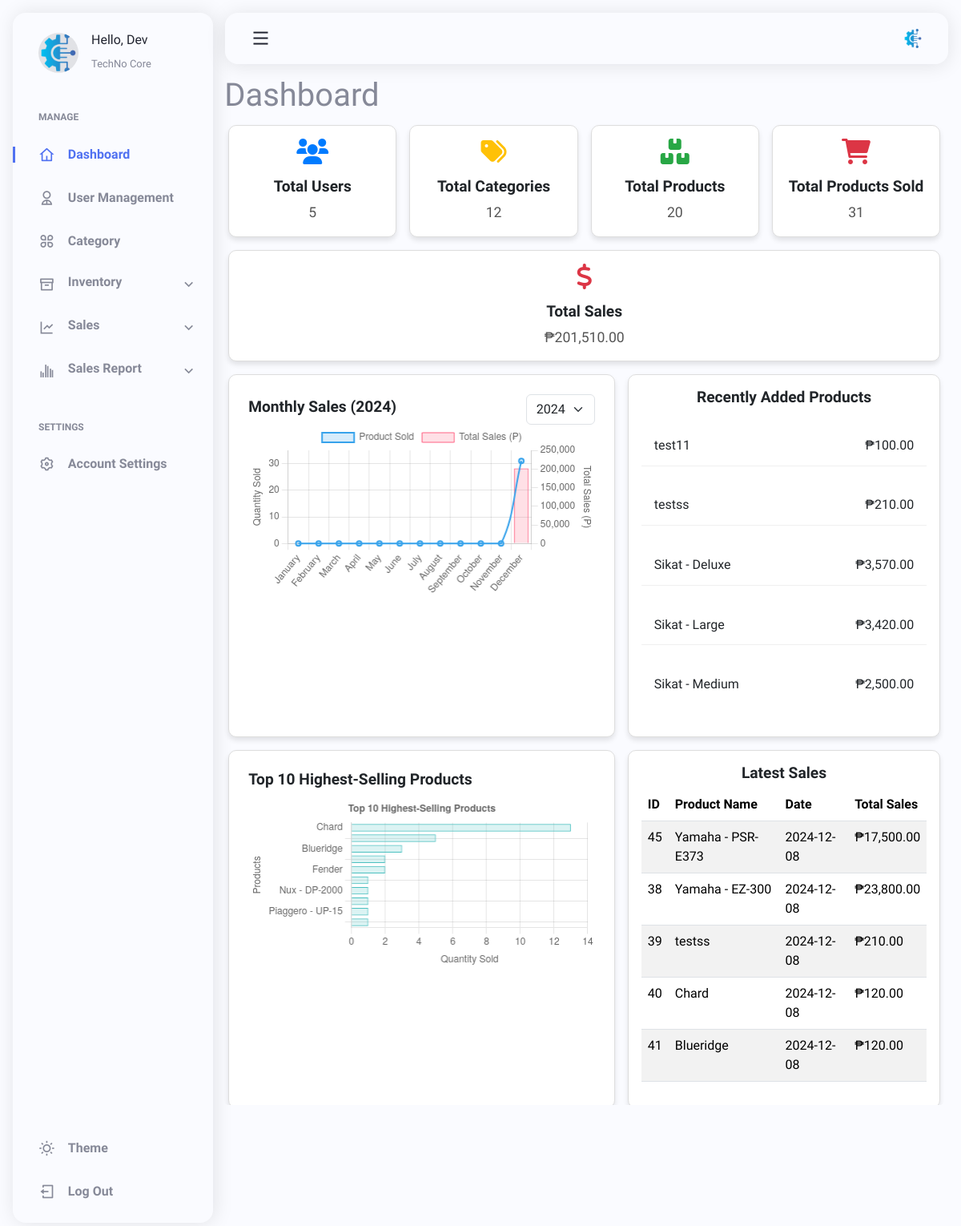
The page /pages/dev_dashboard.php (signed in) on the database as committed earlier.
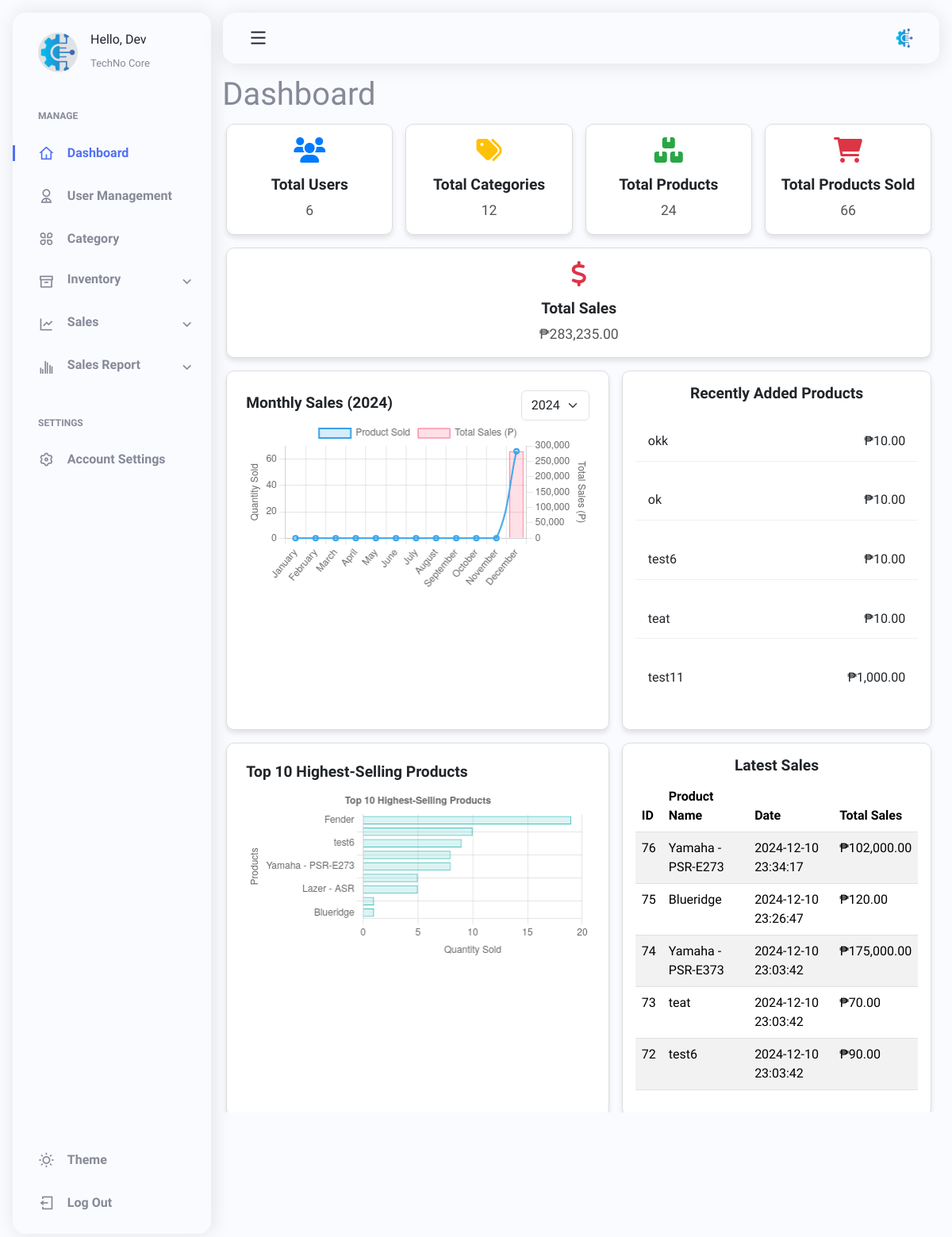
The same page on the database as committed later.
### tables this page shows
CREATE TABLE `products` (
  `prod_id` int(11) UNSIGNED NOT NULL,
  `photo` varchar(255) DEFAULT NULL,
  `name` varchar(255) NOT NULL,
  `quantity` varchar(50) DEFAULT NULL,
  `prod_brand` varchar(100) DEFAULT NULL,
  `prod_model` varchar(100) DEFAULT NULL,
  `sale_price` decimal(25,2) NOT NULL,
  `categorie_id` int(11) UNSIGNED NOT NULL,
  `media_id` int(11) DEFAULT 0,
  `created_at` timestamp NOT NULL DEFAULT current_timestamp(),
  `updated_at` timestamp NULL DEFAULT NULL
);

CREATE TABLE `sales` (
  `sales_id` int(10) UNSIGNED NOT NULL,
  `product_id` int(10) UNSIGNED NOT NULL,
  `qty` int(11) NOT NULL,
  `unit_price` decimal(25,2) NOT NULL,
  `total_price` decimal(25,2) NOT NULL,
  `transaction_id` varchar(50) NOT NULL,
  `payment_method` varchar(50) NOT NULL,
  `seller_id` int(10) UNSIGNED NOT NULL,
  `customer_id` int(10) UNSIGNED DEFAULT NULL,
  `date` datetime NOT NULL DEFAULT current_timestamp(),
  `status` enum('completed','pending','cancelled') DEFAULT 'completed',
  `receipt_file` varchar(255) DEFAULT NULL
);

### pages/dev_dashboard.php (the view, shortened to what the changed rows need)
<?php
include('../layouts/header.php');
require_once '../includes/load.php';
$totalUsersStmt = $conn->prepare("SELECT COUNT(*) AS total_users FROM users");
$totalUsersStmt->execute();
$totalUsers = $totalUsersStmt->fetch(PDO::FETCH_ASSOC)['total_users'];
$totalProductsStmt = $conn->prepare("SELECT COUNT(*) AS total_products FROM products");
$totalProductsStmt->execute();
$totalProducts = $totalProductsStmt->fetch(PDO::FETCH_ASSOC)['total_products'];
$currentYear = isset($_GET['year']) ? (int) $_GET['year'] : date('Y');
$latestSalesStmt = $conn->prepare("
    SELECT s.sales_id, p.name AS product_name, s.date, s.total_price
    FROM sales s
    JOIN products p ON s.product_id = p.prod_id
    ORDER BY s.date DESC
    LIMIT 5
");
$latestSalesStmt->execute();
$latestSales = $latestSalesStmt->fetchAll(PDO::FETCH_ASSOC);
$recentProductsStmt = $conn->prepare("
    SELECT name, sale_price
    FROM products
    ORDER BY created_at DESC
    LIMIT 5
");
$recentProductsStmt->execute();
$recentProducts = $recentProductsStmt->fetchAll(PDO::FETCH_ASSOC);
$selectedYear = isset($_GET['year']) ? (int) $_GET['year'] : date('Y');
$totalSalesStmt = $conn->prepare("
    SELECT SUM(total_price) AS total_sales
    FROM sales
    WHERE YEAR(date) = :selected_year
");
$totalSalesStmt->bindParam(':selected_year', $selectedYear, PDO::PARAM_INT);
$totalSalesStmt->execute();
$totalSales = $totalSalesStmt->fetch(PDO::FETCH_ASSOC)['total_sales'] ?? 0;
$selectedYear = isset($_GET['year']) ? (int) $_GET['year'] : date('Y');
$totalProductsSoldStmt = $conn->prepare("
    SELECT SUM(qty) AS total_products_sold
    FROM sales
    WHERE YEAR(date) = :selected_year
");
$totalProductsSoldStmt->bindParam(':selected_year', $selectedYear, PDO::PARAM_INT);
$totalProductsSoldStmt->execute();
$totalProductsSold = $totalProductsSoldStmt->fetch(PDO::FETCH_ASSOC)['total_products_sold'] ?? 0;
?>
<link rel="stylesheet" href="https://cdnjs.cloudflare.com/ajax/libs/font-awesome/6.0.0/css/all.min.css">
<link rel="stylesheet" href="../lib/devdashboard/dev.css">
    <?php include('../layouts/sidebar.php'); ?>
    <h1 class="dash-fix">Dashboard</h1>
    <div class="main__container">
        <div class="d-flex flex-row flex-wrap justify-content-between mb-3 gap-3">
            <div class="card text-center card-highlight flex-grow-1" style="width: 12rem;">
                <div class="card-body">
                    <i class="fa fa-users fa-2x mb-3 text-primary"></i>
                    <h5 class="card-title">Total Users</h5>
                    <p class="card-text"><?php echo $totalUsers; ?></p>
                </div>
            </div>
            <div class="card text-center card-highlight flex-grow-1" style="width: 12rem;">
                <div class="card-body">
                    <i class="fa fa-boxes fa-2x mb-3 text-success"></i>
                    <h5 class="card-title">Total Products</h5>
                    <p class="card-text"><?php echo $totalProducts; ?></p>
                </div>
            </div>
            <div class="card text-center card-highlight flex-grow-1" style="width: 12rem;">
                <div class="card-body">
                    <i class="fa fa-shopping-cart fa-2x mb-3 text-danger"></i>
                    <h5 class="card-title">Total Products Sold</h5>
                    <p class="card-text"><?php echo $totalProductsSold; ?></p>
                </div>
            </div>
            <div class="card text-center card-highlight flex-grow-1" style="width: 12rem;">
                <div class="card-body">
                    <i class="fa fa-dollar-sign fa-2x mb-3 text-danger"></i>
                    <h5 class="card-title">Total Sales</h5>
                    <p class="card-text">₱<?php echo number_format($totalSales, 2); ?></p>
                </div>
            </div>
        </div>
        <div class="d-flex flex-row flex-wrap justify-content-between gap-3 mb-3">
            <div class="card p-2 flex-grow-1" style="width: 24.4rem; align-items:unset">
                <div class="card-body">
                    <div style="display: flex; justify-content: space-between; align-items: center;">
                        <h5 class="card-title">Monthly Sales (<?php echo $currentYear; ?>)</h5>
                        <select id="yearDropdown" class="form-select" style="width: auto;"
                            onchange="changeYear(this.value)">
                        </select>
                    </div>
                    <canvas id="monthlySalesChart"></canvas>
                </div>
            </div>
            <div class="card" style="width: 24.4rem; align-items:unset;">
                <div class="card-body">
                    <ul class="list-group">
                        <?php foreach ($recentProducts as $product): ?>
                            <li class="list-group-item d-flex justify-content-between align-items-center mb-4">
                                <?php echo $product['name']; ?>
                                <span>₱<?php echo number_format($product['sale_price'], 2); ?></span>
                            </li>
                        <?php endforeach; ?>
                    </ul>
                </div>
            </div>
        </div>
        <div class="d-flex flex-row flex-wrap justify-content-between gap-3 mb-3">
            <div class="card p-2 flex-grow-1" style="width: 24.4rem; align-items:unset;">
                <div class="card-body">
                    <h5 class="card-title">Top 10 Highest-Selling Products</h5>
                    <canvas id="highestSellingProductsChart"></canvas>
                </div>
            </div>
            <div class="card" style="width: 24.4rem;">
                <div class="card-body">
                    <table class="table table-striped">
                        <thead>
                            <tr>
                                <th>ID</th>
                                <th>Product Name</th>
                                <th>Date</th>
                                <th>Total Sales</th>
                            </tr>
                        </thead>
                        <tbody>
                            <?php foreach ($latestSales as $sale): ?>
                                <tr>
                                    <td><?php echo $sale['sales_id']; ?></td>
                                    <td><?php echo $sale['product_name']; ?></td>
                                    <td><?php echo $sale['date']; ?></td>
                                    <td>₱<?php echo number_format($sale['total_price'], 2); ?></td>
                                </tr>
                            <?php endforeach; ?>
                        </tbody>
                    </table>
                </div>
            </div>
        </div>
    </div>
</body>
</html>

Rows that differ between the two databases and show on the page:
no longer on this page (row edited): products: name "testss", sale_price "210.00"
no longer on this page (row edited): products: name "Sikat - Deluxe", sale_price "3,570.00"
no longer on this page (row edited): products: name "Sikat - Large", sale_price "3,420.00"
no longer on this page (row edited): products: name "Sikat - Medium", sale_price "2,500.00"
removed sales: sales_id "45", product.name "Yamaha - PSR-E373", date "2024-12-08", total_price "17,500.00"
removed sales: sales_id "38", product.name "Yamaha - EZ-300", date "2024-12-08", total_price "23,800.00"
removed sales: sales_id "39", product.name "testss", date "2024-12-08", total_price "210.00"
removed sales: sales_id "40", product.name "Chard", date "2024-12-08", total_price "120.00"
removed sales: sales_id "41", product.name "Blueridge", date "2024-12-08", total_price "120.00"
added products: name "okk", sale_price "10.00"
added products: name "ok", sale_price "10.00"
added products: name "test6", sale_price "10.00"
added products: name "teat", sale_price "10.00"
changed products "test11": sale_price "100.00" → "1,000.00"
added sales: sales_id "76", product.name "Yamaha - PSR-E273", date "2024-12-10 23:34:17", total_price "102,000.00"
added sales: sales_id "75", product.name "Blueridge", date "2024-12-10 23:26:47", total_price "120.00"
added sales: sales_id "74", product.name "Yamaha - PSR-E373", date "2024-12-10 23:03:42", total_price "175,000.00"
added sales: sales_id "73", product.name "teat", date "2024-12-10 23:03:42", total_price "70.00"
added sales: sales_id "72", product.name "test6", date "2024-12-10 23:03:42", total_price "90.00"
Other text that changed with them:
$totalUsers: "5" → "6"
$totalProducts: "20" → "24"
$totalProductsSold: "31" → "66"
$totalSales: "201,510.00" → "283,235.00"
chart data {{ json_encode($monthlyData['total_quantity']) }}: [0,0,0,0,0,0,0,0,0,0,0,31] → [0,0,0,0,0,0,0,0,0,0,0,66]
chart data {{ json_encode($monthlyData['total_sales']) }}: [0,0,0,0,0,0,0,0,0,0,0,201510] → [0,0,0,0,0,0,0,0,0,0,0,283235]
chart data {{ json_encode(array_column($highestSellingProducts, 'name')) }}: ["Chard","Yamaha - EZ-300","Blueridge","testss","Fender","Yamaha - PSR-E273","Nux - DP-2000","Yamaha - DD - 75","Piaggero - UP-15","test11"] → ["Fender","Yamaha - PSR-E373","test6","teat","Yamaha - PSR-E273","Lazer - CR","Lazer - ASR","Lazer - SSR","Blueridge"]
